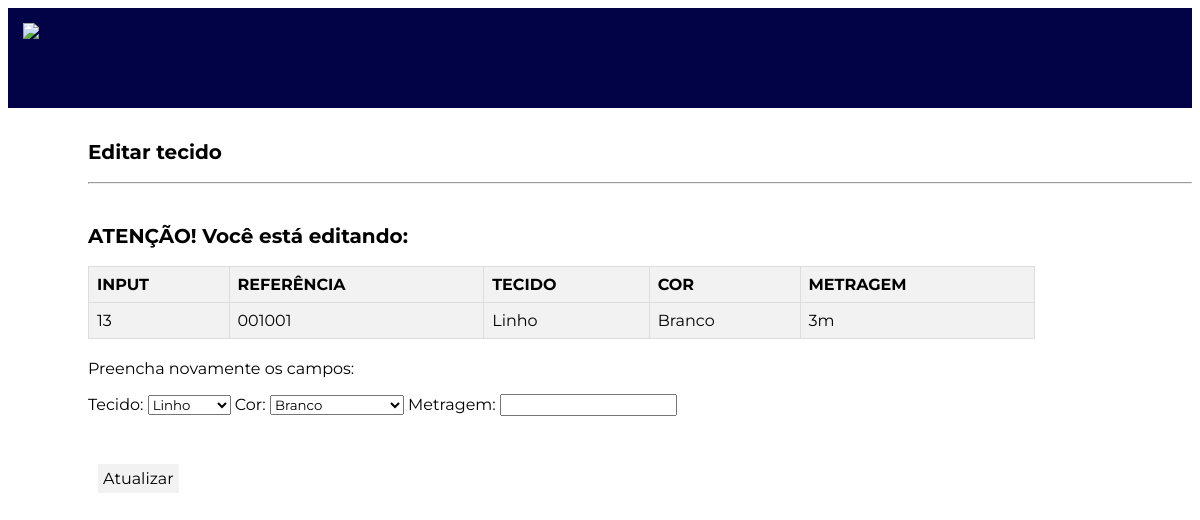
Before: /core/editar/13 with the older database file.
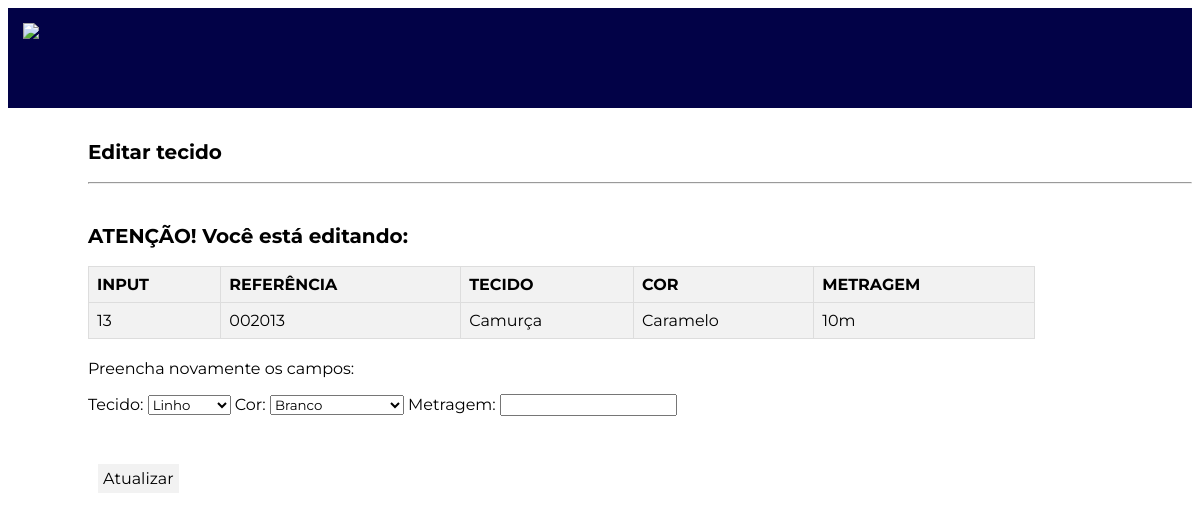
After: the same page with the newer database file.
### core/models.py (models this page shows, shortened)
class Tecido(models.Model):
    referencia = models.CharField(max_length=10)
    tipo = models.CharField(max_length=30)
    cor = models.CharField(max_length=30)
    metragem = models.CharField(max_length=10)

### core/views.py (the view)
# urls.py: path('editar/<int:id>', editar, name='editar'),
def editar (request, id):
    cores = retornar_cores()
    tecido = Tecido.objects.get(id=id)
    return render (request, 'update.html', {'tecido': tecido, 'cores': cores})

### core/views.py (called while the page is built)
def retornar_cores():
    return ['Branco', 'Preto', 'Cinza', 'Chumbo', 'Vermelho', 'Vinho', 'Coral', 'Laranja', 'Amarelo', 'Amarelo Canário', 'Amarelo Neon', 'Marrom', 'Caramelo', 'Caqui', 'Bege', 'Rosa Bebê', 'Rosa Neon', 'Pink', 'Azul Claro', 'Azul Turquesa', 'Azul Royal', 'Azul Marinho', 'Roxo', 'Verde Lodo', 'Verde Sinuca', 'Verde Bandeira', 'Verde Limão', 'Verde Água']

### core/templates/update.html (shortened to what this page needs)
<!DOCTYPE html>
<html lang="en">
<head>
    {% load static %}
    <link rel="stylesheet" type="text/css" href="{% static 'estilos/index_estilo.css' %}">
    <link rel="stylesheet" type="text/css" href="{% static 'estilos/index_estilo.css' %}">
</head>
<body>
    <div id="cabecalho">
        <img src="https://cdn.shopify.com/s/files/1/0639/6218/5944/files/logo_SB_BRANCA_E_AMARELA_140x@2x.png?v=1650296644">
    </div>
    <br>
    <h1>Editar tecido</h1>
    <hr style="margin-left: 80px;">
    <br>
    <h1>ATENÇÃO! Você está editando:</h1>
    <table>
        <tr>
            <th>INPUT</th>
            <th>REFERÊNCIA</th>
            <th>TECIDO</th>
            <th>COR</th>
            <th>METRAGEM</th>
        </tr>
        <tr>
            <td>{{ tecido.id }}</td>
            <td>{{ tecido.referencia }}</td>
            <td>{{ tecido.tipo }}</td>
            <td>{{ tecido.cor }}</td>
            <td>{{ tecido.metragem }}m</td>
        </tr>
    </table>
    <div id="forms_atualizar">
        <p>Preencha novamente os campos:</p>
        <form action="{% url 'atualizar' tecido.id %}" method="POST">
            <label for="tipo">Tecido:</label>
            <select id="tipo" name="tipo">
                <option value="Linho">Linho</option>
            </select>
            <label for="cor">Cor:</label>
            <select id="cor" name="cor">
                {% for cor in cores %}
                <option value="{{cor}}">{{cor}}</option>
                {% endfor %}
            </select>
            <label for="Metragem">Metragem:</label>
            <input type="number" step="0.1" name="metragem">
            <br>
            <br>
            <br>
            <button type="submit">Atualizar</button>
        </form>
    </div>
</body>
</html>

Changed rows visible on the page:
changed Tecido id 13: referencia "001001" → "002013"; tipo "Linho" → "Camurça"; cor "Branco" → "Caramelo"; metragem "3" → "10"
